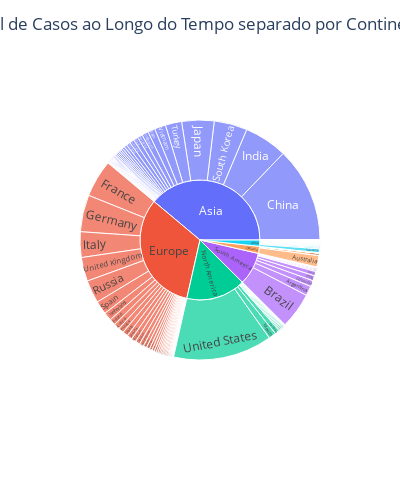

Notebook source saved alongside this figure:
### Code cell
# Plotando um gráfico para ver o Total de Casos com o decorrer do tempo
fig = px.sunburst(sn, path=['continent', 'location'], values='total_cases')
fig.update_layout(width=400, height=500, title='Total de Casos ao Longo do Tempo separado por Continente', title_x=0.5)
fig.show()

### Figure 1 — Plotly figure (JSON) as saved in the notebook; plotly's stock layout.template omitted (floating-point values rounded to 4 significant figures; data arrays with more than 128 entries replaced by an {"elided": "..."} marker saying what was removed)
{"data": [{"branchvalues": "total", "domain": {"x": [0, 1], "y": [0, 1]}, "hovertemplate": "labels=%{label}<br>total_cases=%{value}<br>parent=%{parent}<br>id=%{id}<extra></extra>", "ids": {"elided": "249 str values"}, "labels": {"elided": "249 str values"}, "name": "", "parents": {"elided": "249 str values"}, "type": "sunburst", "values": {"elided": "249 int values"}}], "layout": {"height": 500, "legend": {"tracegroupgap": 0}, "margin": {"t": 60}, "title": {"text": "Total de Casos ao Longo do Tempo separado por Continente", "x": 0.5}, "width": 400}}
